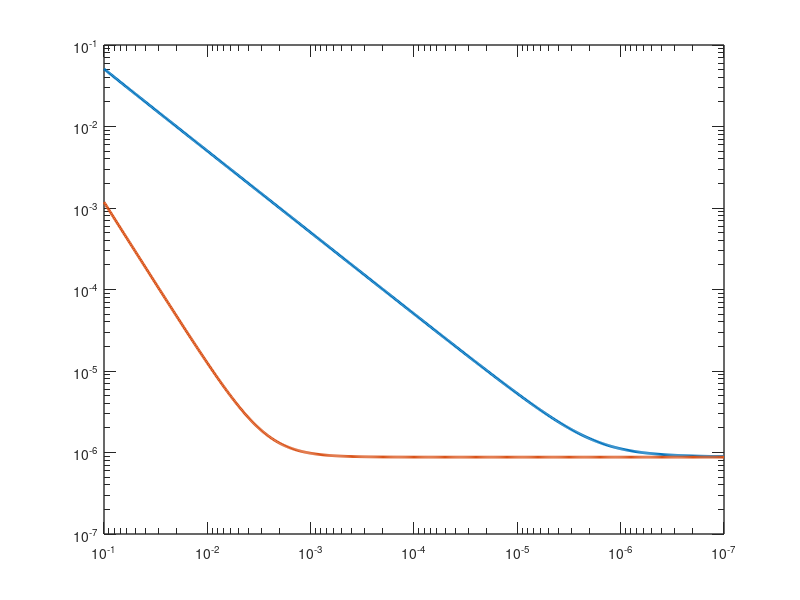

The MATLAB source for this figure:
%RectTrapComp
%This routine compares the error in the rectangular and trapezoidal
%integrations of $\exp[-(1+j)t]$.
%Written on 09/09/2009 for ENEE 605, Problem Set 1

Tint = 13.6;      %integration interval
EDT = 1:0.01:7;  %exponent of the Delta-t values
DT = 10.^(-EDT);  %values of Delta-t

zarg = (1+1j)*DT;    %argument of the exponential integrand
zval = exp(-zarg);  %exponential integrand
zdif = zarg.*(1-(1/2)*zarg.*(1-(1/3)*zarg.*(1-(1/4)*zarg...
       .*(1-(1/5)*zarg.*(1-(1/6)*zarg.*(1-(1/7)*zarg...
       .*(1-(1/8)*zarg.*(1-(1/9)*zarg.*(1-(1/10)*zarg)))))))));
   %evaluation of $1-\exp[-(1+j)\Delta t]$
   
%Evaluation of the integrals and the errors
Irect = DT.*(1 - exp(-(1+1j)*Tint - zarg))./zdif;
Itrap = 0.5*(1+zval).*Irect;
ErrRect = abs(Irect - 0.5*(1-1j));  %Rectangle rule error
ErrTrap = abs(Itrap - 0.5*(1-1j));  %Trapezoidal rule error

loglog(DT,[ErrRect;ErrTrap]','Linewidth',2.0)
set(gca,'XDir','reverse','LineWidth',1.0,'TickLength',[0.02 0.05])